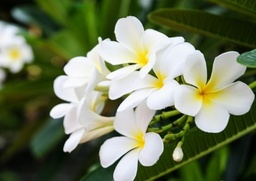
#> input picture TranDuongQuang_lab4/hoa.jpg, 256 x 181 px, shrunk from 678 x 480 before the run
$ python Lab4.py
#> lines starting #> are read from the running program, lines starting #| are printed output that depends on the picture
import cv2
import numpy as np
from math import sqrt, exp
import matplotlib.pyplot  as plt
from PIL import Image, ImageFilter
from scipy.ndimage import maximum_filter, minimum_filter


#Kỹ thuật lọc không gian được sử dụng trực tiếp trên các pixel của ảnh.
# Mặt nạ thường được coi là được thêm vào kích thước để nó có một pixel trung tâm cụ thể.
# Mặt nạ này được di chuyển trên hình ảnh sao cho tâm của mặt nạ đi ngang qua tất cả các pixel hình ảnh.
#mặt nạ vùng lân cận 3X3, 5X5 hoặc 7X7 có thể được xem xét. Ví dụ về mặt nạ 3X3 được hiển thị bên dưới:
#f (x-1, y-1) f (x-1, y) f (x-1, y + 1)
#f (x, y-1) f (x, y) f (x, y + 1)
#f (x + 1, y-1) f (x + 1, y) f (x + 1, y + 1)
class space_domain:
    def Averaging_Filter(self,img_CV2):
        # Nhận số hàng và cột của hình ảnh
        m, n = img_CV2.shape
#> m = 181; n = 256

        # Phát triển mặt nạ bộ lọc trung bình (3, 3)
        mask = np.ones([3, 3], dtype=int)
        mask = mask / 9

        # Chuyển đổi mặt nạ 3X3 trên hình ảnh
        img_out = np.zeros([m, n])

        for i in range(1, m - 1):
            for j in range(1, n - 1):
                temp = img_CV2[i - 1, j - 1] * mask[0, 0] + img_CV2[i - 1, j] * mask[0, 1] + img_CV2[i - 1, j + 1] * mask[0, 2] + \
                       img_CV2[i, j - 1] * mask[1, 0] + img_CV2[i, j] * mask[1, 1] + img_CV2[i, j + 1] * mask[1, 2] + img_CV2[
                           i + 1, j - 1] * mask[2, 0] + img_CV2[i + 1, j] * mask[2, 1] + img_CV2[i + 1, j + 1] * mask[2, 2]

                img_out[i, j] = temp
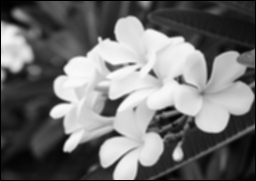
#> img_out: shape (181, 256) float64; min 0, max 250.3, mean 113.8

        img_out = img_out.astype(np.uint8)
        return img_out

    #Nó còn được gọi là lọc phi tuyến. Nó được sử dụng để loại bỏ nhiễu hạt tiêu
    # Ở đây giá trị pixel được thay thế bằng giá trị trung bình của pixel lân cận.
    def Median_Filter(self,img_CV2):
        # Nhận số hàng và cột của hình ảnh
        m, n = img_CV2.shape
#> m = 181; n = 256

        # Duyệt qua hình ảnh. Đối với mỗi vùng 3X3,
        # tìm trung vị của các pixel và thay thế pixel trung tâm bằng trung vị
        img_out = np.zeros([m, n])

        for i in range(1, m - 1):
            for j in range(1, n - 1):
                temp = [img_CV2[i - 1, j - 1],
                        img_CV2[i - 1, j],
                        img_CV2[i - 1, j + 1],
                        img_CV2[i, j - 1],
                        img_CV2[i, j],
                        img_CV2[i, j + 1],
                        img_CV2[i + 1, j - 1],
                        img_CV2[i + 1, j],
                        img_CV2[i + 1, j + 1]]

                temp = sorted(temp)
                img_out[i, j] = temp[4]
        img_out = img_out.astype(np.uint8)
        return img_out

    def Min_Filter(self,img_PIL):
        img_out = img_PIL.filter(ImageFilter.MinFilter(size=3))
#> img_out: PIL image 256x181 RGB
        return img_out
    def Max_Filter(self, img_PIL):
        img_out = img_PIL.filter(ImageFilter.MaxFilter(size=3))
        return img_out
    def convert_PIL_to_CV2(self,img):
        open_cv_image = np.array(img)
        # Convert RGB to BGR
        open_cv_image = open_cv_image[:, :, ::-1].copy()
        return open_cv_image
    def Mid_Point_Filter(self, img):
        maxf = maximum_filter(img, (3, 3))
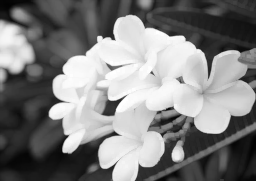
#> maxf: shape (181, 256); min 1, max 255, mean 127.2
        minf = minimum_filter(img, (3, 3))
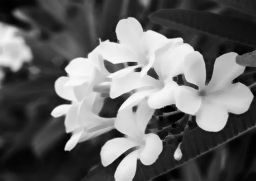
#> minf: shape (181, 256); min 0, max 249, mean 102.1
        img_out = (maxf + minf) / 2
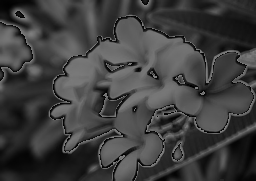
#> img_out: shape (181, 256) float64; min 0, max 127.5, mean 62.8
        return img_out
    def Contraharmonic_Filter(self,img,size,Q):
#> called with size = (3, 3), Q = 0.5
        num = np.power(img, Q + 1)
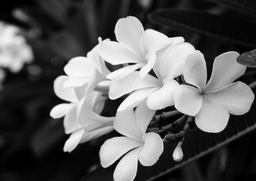
#> num: shape (181, 256) float64; min 0, max 4072, mean 1492.5; drawn with min black and max white
        denom = np.power(img, Q)
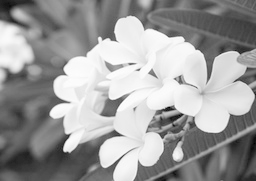
#> denom: shape (181, 256) float64; min 0, max 15.97, mean 9.84; drawn with min black and max white
        kernel = np.full(size, 1.0)
        img_out = cv2.filter2D(num, -1, kernel) / cv2.filter2D(denom, -1, kernel)
        return img_out

class frequency_domain:
    def distance(point1, point2):
        return sqrt((point1[0] - point2[0]) ** 2 + (point1[1] - point2[1]) ** 2)
    def Gaussian_Filter(self,imgShape, D0):
#> called with imgShape = (181, 256), D0 = 50
        base = np.zeros(imgShape[:2])
        rows, cols = imgShape[:2]
        center = (rows / 2, cols / 2)
        for x in range(cols):
            for y in range(rows):
                base[y, x] = exp(((-frequency_domain.distance((y, x), center) ** 2) / (2 * (D0 ** 2))))
        return base
    def Ideal_Filter(self, imgShape, D0):
        base = np.zeros(imgShape[:2])
        rows, cols = imgShape[:2]
        center = (rows / 2, cols / 2)
        for x in range(cols):
            for y in range(rows):
                if frequency_domain.distance((y, x), center) < D0:
                    base[y, x] = 1
        return base
    def Butterworth_Filter(self, imgShape, D0, n):
        base = np.zeros(imgShape[:2])
        rows, cols = imgShape[:2]
        center = (rows / 2, cols / 2)
        for x in range(cols):
            for y in range(rows):
                base[y, x] = 1 / (1 + (frequency_domain.distance((y, x), center) / D0) ** (2 * n))
        return base

if __name__ == '__main__':
    img_CV2 = cv2.imread(r'hoa.jpg', 0)
    original = np.fft.fft2(img_CV2)
    center = np.fft.fftshift(original)
    # img_PIL = Image.open(r'C:\Users\Administrator\Desktop\GiaoTrinh\Khoa-VoNgocAnh-18IT075-lab 4\unnamed.jpg')
    img_PIL = Image.open(r'hoa.jpg')
    spa_dom = space_domain()

    img_averaging_filter = spa_dom.Averaging_Filter(img_CV2)
    #cv2.imshow('Averaging Filter', img_averaging_filter)

    img_median_filter = spa_dom.Median_Filter(img_CV2)
    #cv2.imshow('Medium Filter', img_median_filter)

    img_min_filter_before_process = spa_dom.Min_Filter(img_PIL)
    #img_min_filter_after_process = spa_dom.convert_PIL_to_CV2(img_min_filter_before_process)
    #cv2.imshow('Min Filter', img_min_filter_after_process)

    img_max_filter_before_process = spa_dom.Max_Filter(img_PIL)
    #img_max_filter_after_process = spa_dom.convert_PIL_to_CV2(img_max_filter_before_process)
    #cv2.imshow('Max Filter', img_max_filter_after_process)

    img_midpoint_filter = spa_dom.Mid_Point_Filter(img_CV2)

    img_contraharmonic_filter = spa_dom.Contraharmonic_Filter(img_CV2,(3,3),0.5)

    plt.figure(figsize=(6.4 * 5, 4.8 * 5), constrained_layout=False)
    plt.figure(1), plt.figure(1).suptitle("Space Domain", fontsize=20)
    plt.subplot(2, 4, 1), plt.imshow(img_CV2, "gray"), plt.title("Original Image CV2")
    plt.subplot(2, 4, 2), plt.imshow(img_PIL, "gray"), plt.title("Orginal Image PIL")
    plt.subplot(2, 4, 3), plt.imshow(img_averaging_filter, "gray"), plt.title("Avengaring Filter")
    plt.subplot(2, 4, 4), plt.imshow(img_median_filter, "gray"), plt.title("Median Filter")
    plt.subplot(2, 4, 5), plt.imshow(img_min_filter_before_process, "gray"), plt.title("Min Filter")
    plt.subplot(2, 4, 6), plt.imshow(img_max_filter_before_process, "gray"), plt.title("Max Filter")
    plt.subplot(2, 4, 7), plt.imshow(img_midpoint_filter, "gray"), plt.title("Midpoint Filter")
    plt.subplot(2, 4, 8), plt.imshow(img_contraharmonic_filter, "gray"), plt.title("Contrahamonic Filter")

    fre_dom = frequency_domain()
    gausian_lp = center*fre_dom.Gaussian_Filter(img_CV2.shape,50)
    lowpass1 = np.fft.ifftshift(gausian_lp)
    inverse_lowpass1 = np.fft.ifft2(lowpass1)
    img_out_gausian_filter = np.abs(inverse_lowpass1)

    butterworth_lp = center * fre_dom.Butterworth_Filter(img_CV2.shape, 50, 10)
    lowpass2 = np.fft.ifftshift(butterworth_lp)
    inverse_lowpass2 = np.fft.ifft2(lowpass2)
    img_out_butterworth = np.abs(inverse_lowpass2)

    ideal_lp = center * fre_dom.Ideal_Filter(img_CV2.shape,50)
    lowpass3 = np.fft.ifftshift(ideal_lp)
    inverse_lowpass3 = np.fft.ifft2(lowpass3)
    img_out_ideal = np.abs(inverse_lowpass3)
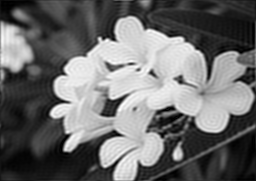
#> img_out_ideal: shape (181, 256) float64; min 0.0587, max 270.5, mean 114.9; drawn with min black and max white

    plt.figure(figsize=(6.4 * 5, 4.8 * 5), constrained_layout=False)
    plt.figure(2), plt.figure(2).suptitle("Frequency Domain", fontsize=20)
    plt.subplot(2, 2, 1), plt.imshow(img_CV2, "gray"), plt.title("Original Image")
    plt.subplot(2, 2, 2), plt.imshow(img_out_gausian_filter, "gray"), plt.title("Gaussian Filter")
    plt.subplot(2, 2, 3), plt.imshow(img_out_butterworth, "gray"), plt.title("Butterworth Filter")
    plt.subplot(2, 2, 4), plt.imshow(img_out_ideal, "gray"), plt.title("Ideal Filter")
    plt.show()

    cv2.waitKey(0)
    cv2.destroyAllWindows()
